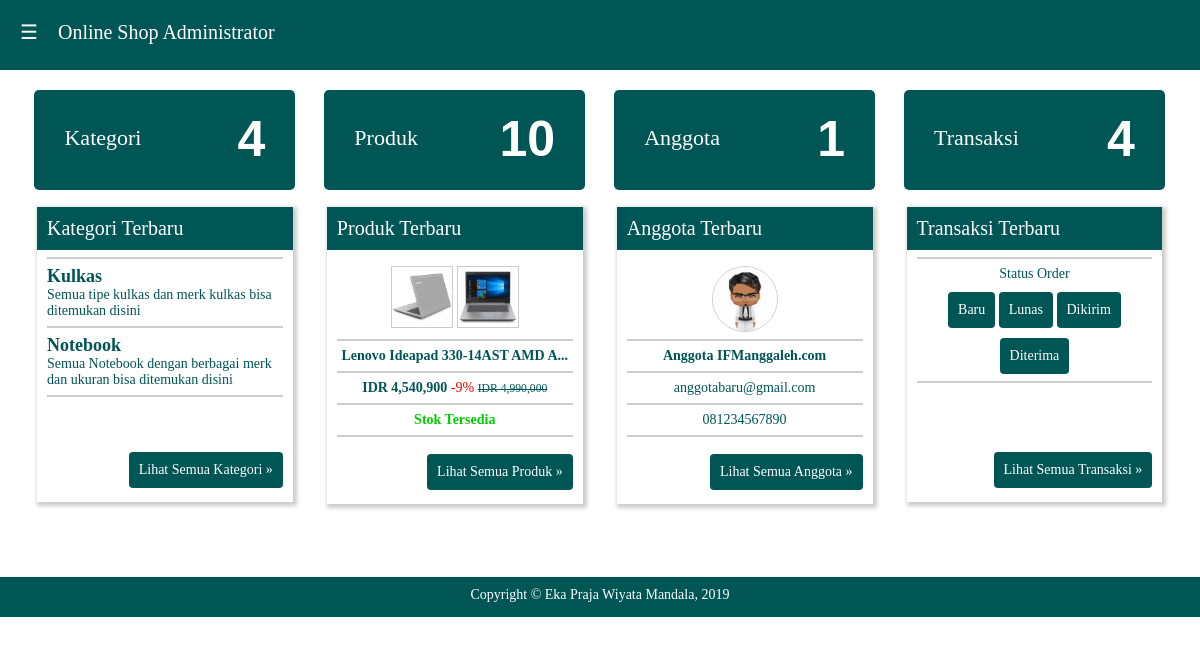
The page /admin/index.php?p=beranda (signed in) on the database its author committed.
### tables this page shows
CREATE TABLE IF NOT EXISTS `kategori` (
  `idkat` int(11) NOT NULL AUTO_INCREMENT,
  `idadmin` int(11) NOT NULL,
  `namakat` varchar(40) NOT NULL,
  `ketkat` text NOT NULL,
  `tglkat` datetime NOT NULL DEFAULT '0000-00-00 00:00:00',
  PRIMARY KEY (`idkat`)
);

CREATE TABLE IF NOT EXISTS `produk` (
  `idproduk` int(11) NOT NULL AUTO_INCREMENT,
  `idkat` int(11) NOT NULL,
  `idadmin` int(11) NOT NULL,
  `nama` varchar(100) NOT NULL,
  `harga` double NOT NULL,
  `stok` int(11) NOT NULL,
  `spesifikasi` text NOT NULL,
  `detail` text NOT NULL,
  `diskon` int(11) NOT NULL,
  `berat` float NOT NULL,
  `isikotak` text NOT NULL,
  `foto1` text NOT NULL,
  `foto2` text NOT NULL,
  `tglproduk` datetime NOT NULL DEFAULT '0000-00-00 00:00:00',
  PRIMARY KEY (`idproduk`)
);

CREATE TABLE IF NOT EXISTS `anggota` (
  `idanggota` int(11) NOT NULL AUTO_INCREMENT,
  `email` varchar(50) NOT NULL,
  `password` varchar(20) NOT NULL,
  `nama` varchar(50) NOT NULL,
  `jk` char(1) NOT NULL,
  `tgllahir` date NOT NULL DEFAULT '0000-00-00',
  `alamat` text NOT NULL,
  `nohp` varchar(15) NOT NULL,
  `foto` text NOT NULL,
  `tgldaftar` datetime NOT NULL DEFAULT '0000-00-00 00:00:00',
  PRIMARY KEY (`idanggota`)
);

### admin/home.php (the view, shortened to what this page needs)
<div class="grid">
  <?php
  $sqlk = mysqli_query($kon, "select * from kategori");
  $rowk = mysqli_num_rows($sqlk);
  $sqlkl = mysqli_query($kon, "select * from kategori order by tglkat desc limit 2");
  ?>
  <div class="dh3">
    <div id="boxval">
	  <p>Kategori</p>
	  <h3><?php echo "$rowk";?></h3>
	</div>
	<div class="card">
		<div class="kepalacard">Kategori Terbaru</div>
		<div class="isicard">
		<?php
		if($rowk == 0){
		  echo "Belum ada kategori ditambahkan";
		}else{
			echo "<hr>";
			while($rkl = mysqli_fetch_array($sqlkl)){
			  echo "<big>$rkl[namakat]</big>
			  <br>$rkl[ketkat]
			  <hr>";
			}
		}
		?>
		</div>
		<div class="kakicard">
		<a href="<?php echo "?p=kategori"; ?>"><button type="button" class="btn btn-add">Lihat Semua Kategori &raquo;</button></a>
		</div>
	</div>
	<br>
  </div>
  <?php
  $sqlp = mysqli_query($kon, "select * from produk");
  $rowp = mysqli_num_rows($sqlp);
  $sqlpl = mysqli_query($kon, "select * from produk order by tglproduk desc limit 1");
  ?>
  <div class="dh3">
    <div id="boxval">
	  <p>Produk</p>
	  <h3><?php echo "$rowp";?></h3>
	</div>
	<div class="card">
		<div class="kepalacard">Produk Terbaru</div>
		<div class="isicard" style="text-align:center;">
		<?php
		if($rowp == 0){
		  echo "<div align='center'>Belum ada produk yang ditambahkan</div>
		  <hr>";
		}else{
			while($rpl = mysqli_fetch_array($sqlpl)){
			  $hrg = number_format($rpl['harga']);
         	  $nm = substr($rpl["nama"],0,30);
			  if($rpl['stok']>0){
				$stok = "<font color='#00CC00'>Stok Tersedia</font>";
			  }else{
				$stok = "<font color='#FF0000'>Stok Habis</font>";
	   		  }
			  if($rpl['diskon']>0){
				$disk = ($rpl['diskon'] * $rpl['harga']) / 100;
				$hrgbaru = $rpl['harga'] - $disk;
				$hrgbr = number_format($hrgbaru);
				$diskon = "<font color='#FF0000'> -$rpl[diskon]% </font>";
				$hrglama = "<font style='text-decoration:line-through'><small>IDR $hrg</small></font>";
			  }else{
				$hrgbr = "";
				$diskon = "";
				$hrglama = "<b>$hrg</b>";
			  }
			  echo "<br>";
  			  echo "<img src='../fotoproduk/$rpl[foto1]' height='60px'>
		  	  <img src='../fotoproduk/$rpl[foto2]' height='60px'>
			  <hr>
			  <b>$nm...</b>
			  <hr>
			  <b>IDR $hrgbr</b> $diskon $hrglama
			  <hr>
			  <b>$stok</b>
			  <hr>";
			}
		}
		?>
		</div>
		<div class="kakicard">
		<a href="<?php echo "?p=produk"; ?>"><button type="button" class="btn btn-add">Lihat Semua Produk &raquo;</button></a>
		</div>
	</div>
	<br>
  </div>
  <?php
  $sqla = mysqli_query($kon, "select * from anggota");
  $rowa = mysqli_num_rows($sqla);
  $sqlal = mysqli_query($kon, "select * from anggota order by tgldaftar desc limit 1");
  ?>
  <div class="dh3">
    <div id="boxval">
	  <p>Anggota</p>
	  <h3><?php echo "$rowa";?></h3>
	</div>
	<div class="card">
		<div class="kepalacard">Anggota Terbaru</div>
		<div class="isicard" style="text-align:center;">
		<?php
		if($rowa == 0){
		  echo "<hr>";
		  echo "Belum ada anggota yang terdaftar";
		  echo "<hr>";
		}else{
			while($ral = mysqli_fetch_array($sqlal)){
			  echo "<br>";
  			  echo "<img src='../foto/$ral[foto]' height='64px' style='border-radius:50%;'>
			  <hr>
			  <b>$ral[nama]</b>
			  <hr>
			  $ral[email]
			  <hr>
			  $ral[nohp]
			  <hr>";
			}
		}
		?>
		</div>
		<div class="kakicard">
		<a href="<?php echo "?p=anggota"; ?>"><button type="button" class="btn btn-add">Lihat Semua Anggota &raquo;</button></a>
		</div>
	</div>
	<br>
  </div>
  <?php
  $sqlo = mysqli_query($kon, "select * from orders");
  $rowo = mysqli_num_rows($sqlo);
  ?>
  <div class="dh3">
    <div id="boxval">
	  <p>Transaksi</p>
	  <h3><?php echo "$rowo";?></h3>
	</div>
	<div class="card">
		<div class="kepalacard">Transaksi Terbaru</div>
		<div class="isicard" align="center";>
		<hr>
		Status Order<br>
		<a href="<?php echo "?p=order&st=Baru"; ?>"><button type="button" class="btn btn-add">Baru</button></a>
		<a href="<?php echo "?p=order&st=Lunas"; ?>"><button type="button" class="btn btn-add">Lunas</button></a>
		<a href="<?php echo "?p=order&st=Dikirim"; ?>"><button type="button" class="btn btn-add">Dikirim</button></a>
		<a href="<?php echo "?p=order&st=Diterima"; ?>"><button type="button" class="btn btn-add">Diterima</button></a>
		<?php
		if($rowo == 0){
		  echo "Belum ada transaksi yang masuk";
		}else{
			echo "<hr>";
		}
		?>
		</div>
		<div class="kakicard">
		<a href="<?php echo "?p=order&st=Semua"; ?>"><button type="button" class="btn btn-add">Lihat Semua Transaksi &raquo;</button></a>
		</div>
	</div>
	<br>
  </div>
</div>

### admin/style.css (style rules this page uses)
body { font-family:Cambria; padding:0px; margin:0px; color:#005555; font-size:14px; }
.grid { width:100%; padding-top:0px; padding-bottom:0px; overflow:hidden; }
.dh3 { width:24.99% }
.dh1, .dh2, .dh3, .dh4, .dh5, .dh6, .dh7, .dh8, .dh9, .dh10, .dh11, .dh12 { float:left; display:inline; margin:0 0%; }
#boxval { max-width:90%; height:100px; margin:0px auto; position:relative; display:block; background-color:#005555; border-radius:5px; }
#boxval p { float:left; color:#FFFFFF; font-size:22px; margin:35px; margin-left:30px; font-family:Century Gothic; }
#boxval h3 { float:right; color:#FFFFFF; font-size:50px; margin-top:20px; margin-right:30px; font-family:Arial; }
a { color:#005555; text-decoration:none; }
.btn { padding:9px 9px; text-align:center; border:1px solid transparent; border-radius:4px; font-family:Cambria; font-size:14px; margin-top:10px; width:auto; }
.btn-add { color:#FFFFFF; background-color:#005555; cursor:pointer; }
hr { border:1px solid rgba(0,0,0,0.2); }
.card { margin:17px; min-height:230px; border:thin; box-shadow: 2px 2px 4px 2px rgba(0,0,0,0.2); padding-bottom:10px; }
.kepalacard { padding:10px; background-color:#005555; color:#FFFFFF; font-family:Century Gothic; font-size:20px; }
.isicard { padding-left:10px; padding-right:10px; background-color:#FFFFFF; color:#005555; min-height:185px; font-size:14px; }
.isicard hr, .isicard img { border:1px solid rgba(0,0,0,0.2); }
.isicard big { font-size:18px; font-weight:bold; }
.kakicard { padding-left:10px; padding-right:10px; background-color:#FFFFFF; color:#005555; text-align:right; min-height:50px; }

### rows shown on the page
kategori: namakat "Kulkas", ketkat "Semua tipe kulkas dan merk kulkas bisa ditemukan disini"
kategori: namakat "Notebook", ketkat "Semua Notebook dengan berbagai merk dan ukuran bisa ditemukan disini"
produk: foto1 (picture), foto2 (picture), nama "Lenovo Ideapad 330-14AST AMD A", hrgbr "4,540,900", diskon "9", harga "4,990,000", stok "Stok Tersedia"
anggota: foto (picture), nama "Anggota IFManggaleh.com", email "anggotabaru@gmail.com", nohp "081234567890"

### other values the page prints
$rowk "4"
$rowp "10"
$rowa "1"
$rowo "4"
